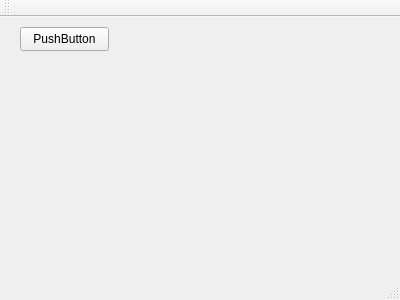
<?xml version="1.0" encoding="UTF-8"?>
<ui version="4.0">
 <class>MainWindow</class>
 <widget class="QMainWindow" name="MainWindow">
  <property name="geometry">
   <rect>
    <x>0</x>
    <y>0</y>
    <width>400</width>
    <height>300</height>
   </rect>
  </property>
  <property name="windowTitle">
   <string>MainWindow</string>
  </property>
  <widget class="QWidget" name="centralWidget">
   <widget class="QPushButton" name="pushButton">
    <property name="geometry">
     <rect>
      <x>20</x>
      <y>10</y>
      <width>89</width>
      <height>24</height>
     </rect>
    </property>
    <property name="text">
     <string>PushButton</string>
    </property>
   </widget>
  </widget>
  <widget class="QMenuBar" name="menuBar">
   <property name="geometry">
    <rect>
     <x>0</x>
     <y>0</y>
     <width>400</width>
     <height>25</height>
    </rect>
   </property>
  </widget>
  <widget class="QToolBar" name="mainToolBar">
   <attribute name="toolBarArea">
    <enum>TopToolBarArea</enum>
   </attribute>
   <attribute name="toolBarBreak">
    <bool>false</bool>
   </attribute>
  </widget>
  <widget class="QStatusBar" name="statusBar"/>
 </widget>
 <layoutdefault spacing="6" margin="11"/>
 <resources/>
 <connections/>
</ui>
